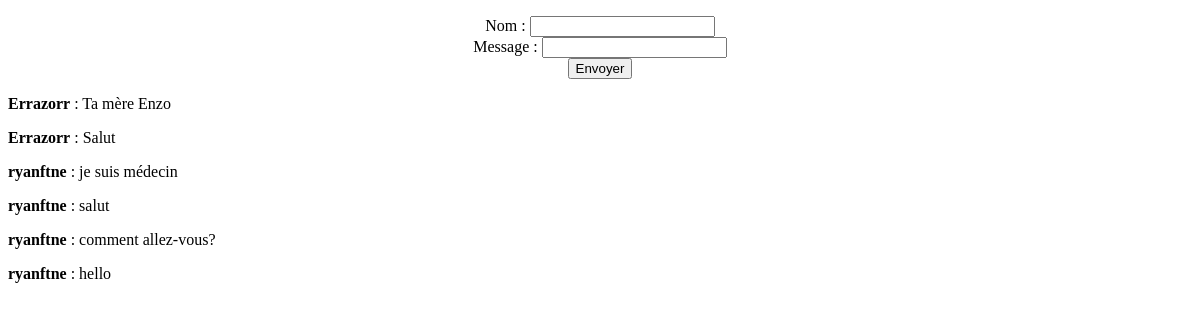
The app's page /views/minichat.php, older data.
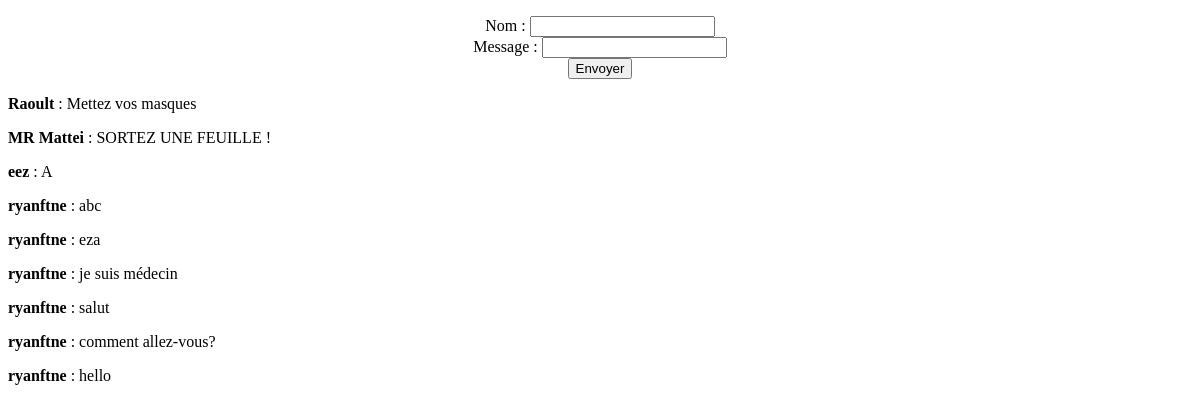
The same page, newer data.
### tables this page shows
CREATE TABLE IF NOT EXISTS `minichat` (
  `id` int(11) NOT NULL AUTO_INCREMENT,
  `nom` varchar(50) NOT NULL,
  `message` text NOT NULL,
  `date_message` datetime NOT NULL DEFAULT CURRENT_TIMESTAMP,
  PRIMARY KEY (`id`)
);

### views/minichat.php (the view, shortened to what this page needs)
<!DOCTYPE html>
<html>
    <head>
    </head>
    <body>
    <form action="../traitement/minichat_post.php" method="post">
        <p>
<label for="nom">Nom</label> :  <input type="text" name="nom" id="nom" /><br />
        <label for="message">Message</label> :  <input type="text" name="message" id="message" /><br />
        <input type="submit" value="Envoyer" />
	</p>
    </form>
<?php
try
{
	$bdd = new PDO('mysql:host=localhost;dbname=hopital;charset=utf8', 'root', '');
}
catch(Exception $e)
{
        die('Erreur : '.$e->getMessage());
}
$reponse = $bdd->query('SELECT nom, message FROM minichat ORDER BY ID DESC LIMIT 0, 10');
while ($donnees = $reponse->fetch())
{
	echo '<p><strong>' . htmlspecialchars($donnees['nom']) . '</strong> : ' . htmlspecialchars($donnees['message']) . ' </p>';
}
?>
    </body>
</html>

Row changes from the older to the newer data that the page shows:
removed minichat: nom "Errazorr", message "Ta mère Enzo"
removed minichat: nom "Errazorr", message "Salut"
added minichat: nom "Raoult", message "Mettez vos masques"
added minichat: nom "MR Mattei", message "SORTEZ UNE FEUILLE !"
added minichat: nom "eez", message "A"
added minichat: nom "ryanftne", message "abc"
added minichat: nom "ryanftne", message "eza"
